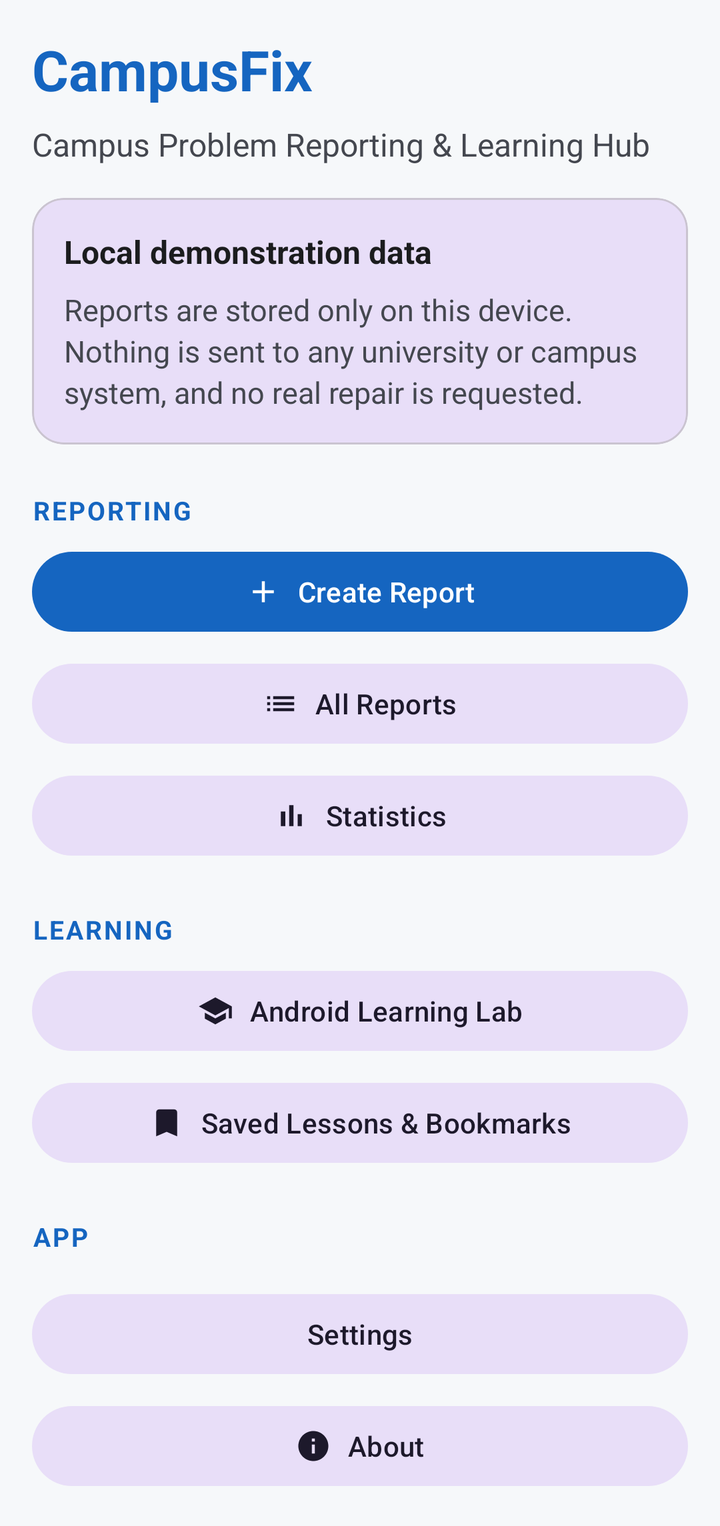
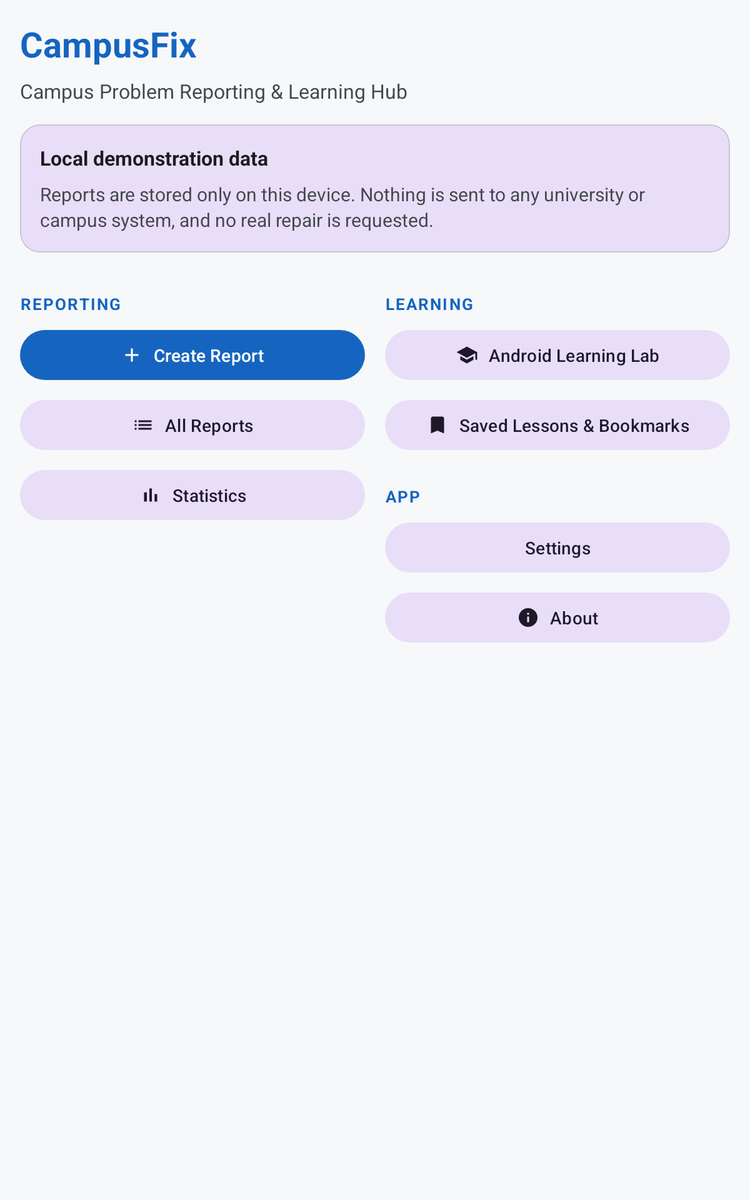

The same Android screen from two of the app's own layout files: first res/layout/ as a phone draws it, then the repository's variant for another configuration, drawn on a device whose configuration selects that folder. Both files follow.
<!-- AndroidManifest.xml: application theme Theme.CampusFix -->
<!-- res/layout/activity_dashboard.xml -->
<?xml version="1.0" encoding="utf-8"?>
<ScrollView xmlns:android="http://schemas.android.com/apk/res/android"
    xmlns:app="http://schemas.android.com/apk/res-auto"
    android:layout_width="match_parent"
    android:layout_height="match_parent"
    android:fillViewport="true"
    android:background="?android:attr/colorBackground">

    <LinearLayout
        android:layout_width="match_parent"
        android:layout_height="wrap_content"
        android:orientation="vertical"
        android:padding="@dimen/screen_padding">

        
        <TextView
            android:layout_width="match_parent"
            android:layout_height="wrap_content"
            android:text="@string/dashboard_title"
            android:textColor="?attr/colorPrimary"
            android:textSize="@dimen/text_display"
            android:textStyle="bold" />

        <TextView
            android:layout_width="match_parent"
            android:layout_height="wrap_content"
            android:layout_marginTop="@dimen/spacing_small"
            android:text="@string/dashboard_subtitle"
            android:textColor="?attr/colorOnSurfaceVariant"
            android:textSize="@dimen/text_subtitle" />

        
        <com.google.android.material.card.MaterialCardView
            android:layout_width="match_parent"
            android:layout_height="wrap_content"
            android:layout_marginTop="@dimen/spacing_medium"
            app:cardBackgroundColor="?attr/colorSecondaryContainer"
            app:cardCornerRadius="@dimen/corner_medium"
            app:cardElevation="0dp">

            <LinearLayout
                android:layout_width="match_parent"
                android:layout_height="wrap_content"
                android:orientation="vertical"
                android:padding="@dimen/spacing_medium">

                <TextView
                    android:layout_width="match_parent"
                    android:layout_height="wrap_content"
                    android:text="@string/disclaimer_title"
                    android:textColor="?attr/colorOnSurface"
                    android:textSize="@dimen/text_subtitle"
                    android:textStyle="bold" />

                <TextView
                    android:layout_width="match_parent"
                    android:layout_height="wrap_content"
                    android:layout_marginTop="@dimen/spacing_small"
                    android:lineSpacingExtra="3dp"
                    android:text="@string/disclaimer_body"
                    android:textColor="?attr/colorOnSurfaceVariant"
                    android:textSize="@dimen/text_body" />

            </LinearLayout>
        </com.google.android.material.card.MaterialCardView>

        
        <TextView
            style="@style/TextAppearance.CampusFix.SectionHeader"
            android:layout_width="match_parent"
            android:layout_height="wrap_content"
            android:text="@string/section_reporting" />

        <com.google.android.material.button.MaterialButton
            android:id="@+id/btnCreateReport"
            style="@style/Widget.CampusFix.Button"
            android:layout_width="match_parent"
            android:layout_height="wrap_content"
            android:text="@string/nav_create_report"
            app:icon="@drawable/ic_add"
            app:iconGravity="textStart" />

        <com.google.android.material.button.MaterialButton
            android:id="@+id/btnAllReports"
            style="@style/Widget.CampusFix.Button.Tonal"
            android:layout_width="match_parent"
            android:layout_height="wrap_content"
            android:layout_marginTop="@dimen/spacing_small"
            android:text="@string/nav_all_reports"
            app:icon="@drawable/ic_list"
            app:iconGravity="textStart" />

        <com.google.android.material.button.MaterialButton
            android:id="@+id/btnStatistics"
            style="@style/Widget.CampusFix.Button.Tonal"
            android:layout_width="match_parent"
            android:layout_height="wrap_content"
            android:layout_marginTop="@dimen/spacing_small"
            android:text="@string/nav_statistics"
            app:icon="@drawable/ic_stats"
            app:iconGravity="textStart" />

        
        <TextView
            style="@style/TextAppearance.CampusFix.SectionHeader"
            android:layout_width="match_parent"
            android:layout_height="wrap_content"
            android:text="@string/section_learning" />

        <com.google.android.material.button.MaterialButton
            android:id="@+id/btnLearningLab"
            style="@style/Widget.CampusFix.Button.Tonal"
            android:layout_width="match_parent"
            android:layout_height="wrap_content"
            android:text="@string/nav_learning_lab"
            app:icon="@drawable/ic_school"
            app:iconGravity="textStart" />

        <com.google.android.material.button.MaterialButton
            android:id="@+id/btnBookmarks"
            style="@style/Widget.CampusFix.Button.Tonal"
            android:layout_width="match_parent"
            android:layout_height="wrap_content"
            android:layout_marginTop="@dimen/spacing_small"
            android:text="@string/nav_bookmarks"
            app:icon="@drawable/ic_bookmark"
            app:iconGravity="textStart" />

        
        <TextView
            style="@style/TextAppearance.CampusFix.SectionHeader"
            android:layout_width="match_parent"
            android:layout_height="wrap_content"
            android:text="@string/section_app" />

        <com.google.android.material.button.MaterialButton
            android:id="@+id/btnSettings"
            style="@style/Widget.CampusFix.Button.Tonal"
            android:layout_width="match_parent"
            android:layout_height="wrap_content"
            android:layout_marginTop="@dimen/spacing_small"
            android:text="@string/nav_settings"
            app:icon="@drawable/ic_settings"
            app:iconGravity="textStart" />

        <com.google.android.material.button.MaterialButton
            android:id="@+id/btnAbout"
            style="@style/Widget.CampusFix.Button.Tonal"
            android:layout_width="match_parent"
            android:layout_height="wrap_content"
            android:layout_marginTop="@dimen/spacing_small"
            android:text="@string/nav_about"
            app:icon="@drawable/ic_info"
            app:iconGravity="textStart" />

    </LinearLayout>
</ScrollView>
<!-- resources referenced by this layout -->
<resources>
  <dimen name="corner_medium">16dp</dimen>
  <dimen name="screen_padding">16dp</dimen>
  <dimen name="spacing_medium">16dp</dimen>
  <dimen name="spacing_small">8dp</dimen>
  <dimen name="text_body">15sp</dimen>
  <dimen name="text_display">28sp</dimen>
  <dimen name="text_subtitle">16sp</dimen>
  <!-- drawable ic_add (drawable) -->
  <?xml version="1.0" encoding="utf-8"?>
  <vector xmlns:android="http://schemas.android.com/apk/res/android"
      android:width="24dp"
      android:height="24dp"
      android:viewportWidth="24"
      android:viewportHeight="24"
      android:tint="?attr/colorControlNormal">
      <path
          android:fillColor="#FFFFFF"
          android:pathData="M19,13h-6v6h-2v-6H5v-2h6V5h2v6h6V13z" />
  </vector>
  <!-- drawable ic_stats (drawable) -->
  <?xml version="1.0" encoding="utf-8"?>
  <vector xmlns:android="http://schemas.android.com/apk/res/android"
      android:width="24dp"
      android:height="24dp"
      android:viewportWidth="24"
      android:viewportHeight="24"
      android:tint="?attr/colorControlNormal">
      <path
          android:fillColor="#FFFFFF"
          android:pathData="M5,9.2h3V19H5V9.2zM10.6,5h2.8v14h-2.8V5zM16.2,11H19v8h-2.8v-8z" />
  </vector>
  <string name="dashboard_subtitle">Campus Problem Reporting &amp; Learning Hub</string>
  <string name="dashboard_title">CampusFix</string>
  <string name="disclaimer_body">Reports are stored only on this device. Nothing is sent to any university or campus system, and no real repair is requested.</string>
  <string name="disclaimer_title">Local demonstration data</string>
  <string name="nav_about">About</string>
  <string name="nav_all_reports">All Reports</string>
  <string name="nav_bookmarks">Saved Lessons &amp; Bookmarks</string>
  <string name="nav_create_report">Create Report</string>
  <string name="nav_learning_lab">Android Learning Lab</string>
  <string name="nav_settings">Settings</string>
  <string name="nav_statistics">Statistics</string>
  <string name="section_app">APP</string>
  <string name="section_learning">LEARNING</string>
  <string name="section_reporting">REPORTING</string>
  <style name="TextAppearance.CampusFix.SectionHeader" parent="">
          <item name="android:textSize">@dimen/text_caption</item>
          <item name="android:textStyle">bold</item>
          <item name="android:textColor">?attr/colorPrimary</item>
          <item name="android:letterSpacing">0.08</item>
          <item name="android:paddingTop">@dimen/spacing_large</item>
          <item name="android:paddingBottom">@dimen/spacing_small</item>
      </style>
  <style name="Widget.CampusFix.Button" parent="Widget.Material3.Button">
          <item name="android:layout_width">match_parent</item>
          <item name="android:layout_height">wrap_content</item>
          <item name="android:minHeight">@dimen/control_height</item>
          <item name="android:textAllCaps">false</item>
      </style>
  <style name="Widget.CampusFix.Button.Tonal" parent="Widget.Material3.Button.TonalButton">
          <item name="android:layout_width">match_parent</item>
          <item name="android:layout_height">wrap_content</item>
          <item name="android:minHeight">@dimen/control_height</item>
          <item name="android:textAllCaps">false</item>
      </style>
  <dimen name="text_caption">13sp</dimen>
  <dimen name="spacing_large">24dp</dimen>
  <dimen name="control_height">48dp</dimen>
  <color name="primary">#1565C0</color>
  <color name="on_primary">#FFFFFF</color>
  <color name="secondary">#00897B</color>
  <color name="error">#B3261E</color>
  <color name="background_light">#F6F8FA</color>
  <color name="surface_light">#FFFFFF</color>
  <color name="on_surface">#1B1C1E</color>
  <color name="on_surface_variant">#44474F</color>
  <!-- some entries are left out for length -->
</resources>
<!-- res/layout-sw600dp/activity_dashboard.xml (the repository's variant of the layout above) -->
<!-- drawn on a 7-inch tablet held upright -->
<?xml version="1.0" encoding="utf-8"?>
<ScrollView xmlns:android="http://schemas.android.com/apk/res/android"
    xmlns:app="http://schemas.android.com/apk/res-auto"
    android:layout_width="match_parent"
    android:layout_height="match_parent"
    android:fillViewport="true"
    android:background="?android:attr/colorBackground">

    <LinearLayout
        android:layout_width="match_parent"
        android:layout_height="wrap_content"
        android:orientation="vertical"
        android:padding="@dimen/screen_padding">

        
        <TextView
            android:layout_width="match_parent"
            android:layout_height="wrap_content"
            android:text="@string/dashboard_title"
            android:textColor="?attr/colorPrimary"
            android:textSize="@dimen/text_display"
            android:textStyle="bold" />

        <TextView
            android:layout_width="match_parent"
            android:layout_height="wrap_content"
            android:layout_marginTop="@dimen/spacing_small"
            android:text="@string/dashboard_subtitle"
            android:textColor="?attr/colorOnSurfaceVariant"
            android:textSize="@dimen/text_subtitle" />

        
        <com.google.android.material.card.MaterialCardView
            android:layout_width="match_parent"
            android:layout_height="wrap_content"
            android:layout_marginTop="@dimen/spacing_medium"
            app:cardBackgroundColor="?attr/colorSecondaryContainer"
            app:cardCornerRadius="@dimen/corner_medium"
            app:cardElevation="0dp">

            <LinearLayout
                android:layout_width="match_parent"
                android:layout_height="wrap_content"
                android:orientation="vertical"
                android:padding="@dimen/spacing_medium">

                <TextView
                    android:layout_width="match_parent"
                    android:layout_height="wrap_content"
                    android:text="@string/disclaimer_title"
                    android:textColor="?attr/colorOnSurface"
                    android:textSize="@dimen/text_subtitle"
                    android:textStyle="bold" />

                <TextView
                    android:layout_width="match_parent"
                    android:layout_height="wrap_content"
                    android:layout_marginTop="@dimen/spacing_small"
                    android:lineSpacingExtra="3dp"
                    android:text="@string/disclaimer_body"
                    android:textColor="?attr/colorOnSurfaceVariant"
                    android:textSize="@dimen/text_body" />
            </LinearLayout>
        </com.google.android.material.card.MaterialCardView>

        
        <LinearLayout
            android:layout_width="match_parent"
            android:layout_height="wrap_content"
            android:layout_marginTop="@dimen/spacing_small"
            android:orientation="horizontal">

            
            <LinearLayout
                android:layout_width="0dp"
                android:layout_height="wrap_content"
                android:layout_weight="1"
                android:orientation="vertical">

                <TextView
                    style="@style/TextAppearance.CampusFix.SectionHeader"
                    android:layout_width="match_parent"
                    android:layout_height="wrap_content"
                    android:text="@string/section_reporting" />

                <com.google.android.material.button.MaterialButton
                    android:id="@+id/btnCreateReport"
                    style="@style/Widget.CampusFix.Button"
                    android:layout_width="match_parent"
                    android:layout_height="wrap_content"
                    android:text="@string/nav_create_report"
                    app:icon="@drawable/ic_add"
                    app:iconGravity="textStart" />

                <com.google.android.material.button.MaterialButton
                    android:id="@+id/btnAllReports"
                    style="@style/Widget.CampusFix.Button.Tonal"
                    android:layout_width="match_parent"
                    android:layout_height="wrap_content"
                    android:layout_marginTop="@dimen/spacing_small"
                    android:text="@string/nav_all_reports"
                    app:icon="@drawable/ic_list"
                    app:iconGravity="textStart" />

                <com.google.android.material.button.MaterialButton
                    android:id="@+id/btnStatistics"
                    style="@style/Widget.CampusFix.Button.Tonal"
                    android:layout_width="match_parent"
                    android:layout_height="wrap_content"
                    android:layout_marginTop="@dimen/spacing_small"
                    android:text="@string/nav_statistics"
                    app:icon="@drawable/ic_stats"
                    app:iconGravity="textStart" />
            </LinearLayout>

            
            <LinearLayout
                android:layout_width="0dp"
                android:layout_height="wrap_content"
                android:layout_marginStart="@dimen/spacing_medium"
                android:layout_weight="1"
                android:orientation="vertical">

                <TextView
                    style="@style/TextAppearance.CampusFix.SectionHeader"
                    android:layout_width="match_parent"
                    android:layout_height="wrap_content"
                    android:text="@string/section_learning" />

                <com.google.android.material.button.MaterialButton
                    android:id="@+id/btnLearningLab"
                    style="@style/Widget.CampusFix.Button.Tonal"
                    android:layout_width="match_parent"
                    android:layout_height="wrap_content"
                    android:text="@string/nav_learning_lab"
                    app:icon="@drawable/ic_school"
                    app:iconGravity="textStart" />

                <com.google.android.material.button.MaterialButton
                    android:id="@+id/btnBookmarks"
                    style="@style/Widget.CampusFix.Button.Tonal"
                    android:layout_width="match_parent"
                    android:layout_height="wrap_content"
                    android:layout_marginTop="@dimen/spacing_small"
                    android:text="@string/nav_bookmarks"
                    app:icon="@drawable/ic_bookmark"
                    app:iconGravity="textStart" />

                <TextView
                    style="@style/TextAppearance.CampusFix.SectionHeader"
                    android:layout_width="match_parent"
                    android:layout_height="wrap_content"
                    android:text="@string/section_app" />

                <com.google.android.material.button.MaterialButton
                    android:id="@+id/btnSettings"
                    style="@style/Widget.CampusFix.Button.Tonal"
                    android:layout_width="match_parent"
                    android:layout_height="wrap_content"
                    android:text="@string/nav_settings"
                    app:icon="@drawable/ic_settings"
                    app:iconGravity="textStart" />

                <com.google.android.material.button.MaterialButton
                    android:id="@+id/btnAbout"
                    style="@style/Widget.CampusFix.Button.Tonal"
                    android:layout_width="match_parent"
                    android:layout_height="wrap_content"
                    android:layout_marginTop="@dimen/spacing_small"
                    android:text="@string/nav_about"
                    app:icon="@drawable/ic_info"
                    app:iconGravity="textStart" />
            </LinearLayout>
        </LinearLayout>
    </LinearLayout>
</ScrollView>
